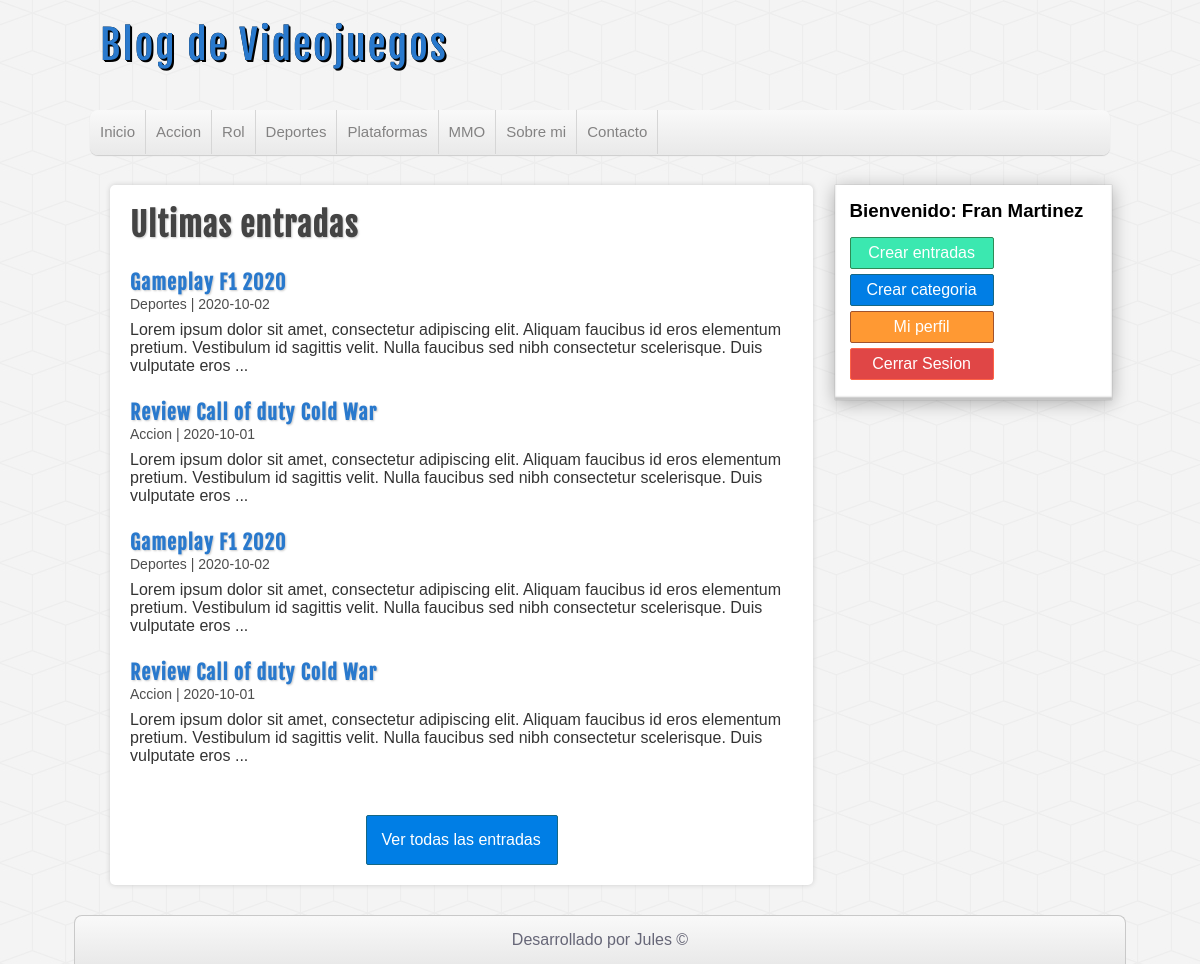
The app's page /proyecto-php/index.php (signed in) with its own data.
### tables this page shows
CREATE TABLE IF NOT EXISTS `categorias` (
  `id` int(255) NOT NULL AUTO_INCREMENT,
  `nombre` varchar(100) DEFAULT NULL,
  PRIMARY KEY (`id`)
);

CREATE TABLE IF NOT EXISTS `entradas` (
  `id` int(255) NOT NULL AUTO_INCREMENT,
  `usuario_id` int(255) NOT NULL,
  `categoria_id` int(255) NOT NULL,
  `titulo` varchar(255) NOT NULL,
  `descripcion` mediumtext,
  `fecha` date NOT NULL,
  PRIMARY KEY (`id`),
  KEY `fk_entrada_usuario` (`usuario_id`),
  KEY `fk_entrada_categoria` (`categoria_id`)
);

### proyecto-php/includes/helpers.php (called while the page is built, shortened)
<?php
function conseguirCategorias($conexion)
{
    $sql = "SELECT * FROM categorias ORDER BY id ASC; ";
    $categorias = mysqli_query($conexion, $sql);
    $result = array();
    if ($categorias && mysqli_num_rows($categorias) >= 1) {
        $result = $categorias;
    }
    return $result;
}
function conseguirEntradas($conexion)
{
    $sql = "SELECT e.*, c.nombre AS 'categoria' FROM entradas e INNER JOIN categorias c ON e.categoria_id = c.id ORDER BY e.id DESC LIMIT 4";
    $entradas = mysqli_query($conexion, $sql);
    $result = array();
    if ($entradas && mysqli_num_rows($entradas) >= 1) {
        $result = $entradas;
    }
    return $result;
}

### proyecto-php/index.php (the view)
<?php require_once 'includes/cabecera.php'; ?>
<?php require_once 'includes/lateral.php'; ?>
<div id="principal">
    <h1>Ultimas entradas</h1>
    <?php
    $entradas = conseguirEntradas($db);
    if (!empty($entradas)) :
        while ($entrada = mysqli_fetch_assoc($entradas)) :
    ?>
            <article class="entrada">
                <a href="">
                    <h2><?= $entrada['titulo'] ?></h2>
                    <span class="fecha"><?= $entrada['categoria'] . ' | ' . $entrada['fecha']; ?></span>
                    <p>
                        <?= substr($entrada['descripcion'], 0, 200) . "..."  ?>
                    </p>
                </a>
            </article>
    <?php
        endwhile;
    endif;
    ?>
    <div id="ver-todas">
        <a href="">Ver todas las entradas</a>
    </div>
</div>
<?php require_once 'includes/pie.php'; ?>

### proyecto-php/includes/cabecera.php (shortened to what this page needs)
<?php require_once 'conexion.php'; ?>
<?php require_once 'includes/helpers.php'; ?>
<!DOCTYPE html>
<html lang=es>
<head>
    <link rel="stylesheet" type="text/css" href="./assets/css/style.css" />
</head>
<body>
    <header id="cabecera">
        <div id="logo">
            <a href="index.php">
                Blog de Videojuegos
            </a>
        </div>
        <nav id="menu">
            <ul>
                <li>
                    <a href="index.php">Inicio</a>
                </li>
                <?php
                $categorias = conseguirCategorias($db);
                if (!empty($categorias)) :
                    while ($categoria = mysqli_fetch_assoc($categorias)) : ?>
                        <li>
                            <a href="categoria.php?id=<?= $categoria['id'] ?>"><?= $categoria['nombre'] ?></a>
                        </li>
                <?php
                    endwhile;
                endif;
                ?>
                <li>
                    <a href="categoria1.php">Sobre mi</a>
                </li>
                <li>
                    <a href="categoria1.php">Contacto</a>
                </li>
            </ul>
        </nav>
    </header>
    <div id="contenedor">

### proyecto-php/assets/css/style.css (style rules this page uses)
* { font-family: sans-serif,Helvetica,Arial; text-decoration: none; margin: 0px; padding: 0px; }
body { background: url(../img/cubes.png) #F4F4F4; }
.fecha { color: #4e4e4e; margin-top: 5px; font-size: 14px; }
#cabecera { width: 85%; height: auto; background: transparent; margin: 0px auto; }
#logo { float: left; width: 540px; height: 110px; }
#logo a { font-family: "fajala" ,Helvetica; font-size: 40px; letter-spacing: 2px; color: #2979CD; text-shadow: 0px 0px 0px black, 1px 1px 0px black, 2px 2px 0px black ; transition: all 500ms; line-height: 90px; margin-left: 10px; }
#menu { width: 100%; height: 45px; clear: both; background: linear-gradient(to bottom, #f9f9f9 0px, #e9e9e9 100%); border: npx solid #c9c9c9; border-radius: 8px; box-shadow: 0px 1px 1px #ccc; overflow: hidden; }
#menu ul { list-style: none; float: left; }
#menu ul li { float: left; line-height: 44px; border-right: 1px solid #d6d6d6; }
#menu ul li a { display: block; padding-left: 10px; padding-right: 10px; font-size: 15px; color: #838282; }
#contenedor { width: 85%; margin: 0px auto; margin-top: 30px; margin-bottom: 30px; }
#principal { float: left; width: 65%; min-height:567px; background: white; border-radius: 5px; box-shadow: 0px 0px 5px #ccc; margin-left: 20px; padding: 20px; overflow: hidden; }
#principal h1 { font-size: 32px; color: #444; letter-spacing: 1px; text-shadow: 1px 1px 2px #ccc; font-family: "fajala"; }
#principal p { margin-top: 8px; }
#principal h2 { font-size: 20px; color: #2979CD; text-shadow: 1px 1px 2px #ccc; letter-spacing: 1px; font-family: "fajala"; margin-top: 25px; }
#principal a { color: #333; }
#ver-todas a { display: block; border-radius: 2px; padding: 15px; color: white; background: #007ee5; border: 1px solid #156785; cursor: pointer; width: 160px; margin: 0px auto; margin-top: 50px; }

### records on screen
categorias: nombre "Accion"
categorias: nombre "Rol"
categorias: nombre "Deportes"
categorias: nombre "Plataformas"
categorias: nombre "MMO"
entradas: titulo "Gameplay F1 2020", categoria.nombre "Deportes", fecha "2020-10-02", descripcion "Lorem ipsum dolor sit amet, consectetur adipiscing elit. Aliquam faucibus id eros elementum pretium. Vestibulum id sagittis velit. Nulla faucibus sed nibh consectetur scelerisque. Duis vulputate eros"
entradas: titulo "Review Call of duty Cold War", categoria.nombre "Accion", fecha "2020-10-01", descripcion "Lorem ipsum dolor sit amet, consectetur adipiscing elit. Aliquam faucibus id eros elementum pretium. Vestibulum id sagittis velit. Nulla faucibus sed nibh consectetur scelerisque. Duis vulputate eros"
entradas: titulo "Gameplay F1 2020", categoria.nombre "Deportes", fecha "2020-10-02", descripcion "Lorem ipsum dolor sit amet, consectetur adipiscing elit. Aliquam faucibus id eros elementum pretium. Vestibulum id sagittis velit. Nulla faucibus sed nibh consectetur scelerisque. Duis vulputate eros"
entradas: titulo "Review Call of duty Cold War", categoria.nombre "Accion", fecha "2020-10-01", descripcion "Lorem ipsum dolor sit amet, consectetur adipiscing elit. Aliquam faucibus id eros elementum pretium. Vestibulum id sagittis velit. Nulla faucibus sed nibh consectetur scelerisque. Duis vulputate eros"

### other values on screen
$_SESSION['usuario']['nombre'] "Fran"
$_SESSION['usuario']['apellidos'] "Martinez"
